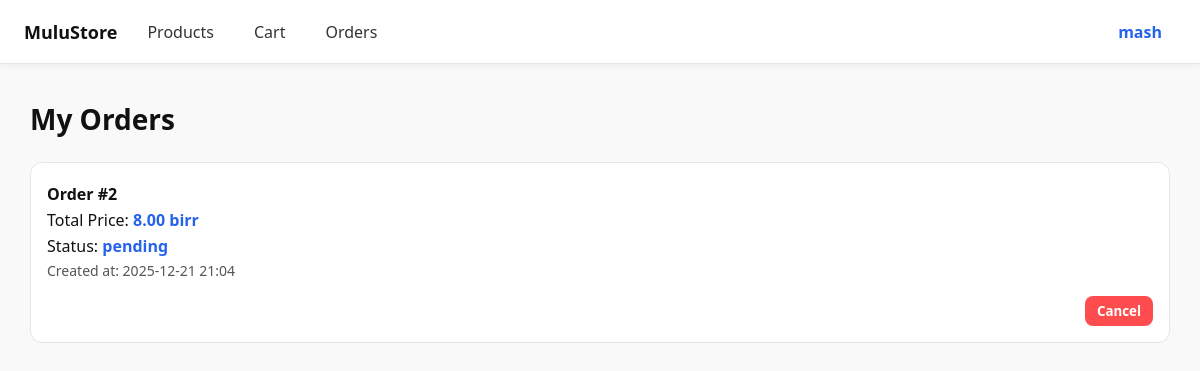
The app's page /order/list/ (signed in), older data.
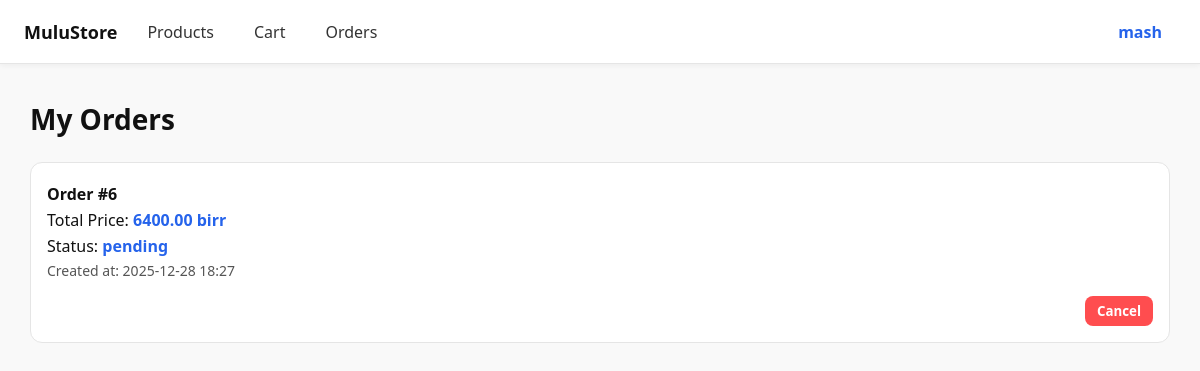
The same page, newer data.
### commerce/models.py (models this page shows, shortened)
class Order(models.Model):
    STATUS_OPTIONS = [
        ("pending","Pending"),
        ("processing", "Processing"),
        ("shipped", "Shipped"),
        ("delivered", "Delivered"),
        ("cancelled", "Cancelled"),
    ]
    user = models.ForeignKey(settings.AUTH_USER_MODEL, on_delete=models.CASCADE, related_name="orders")
    total_price = models.DecimalField(max_digits=10, decimal_places=2, default=0.00)
    status = models.CharField(max_length=20, choices=STATUS_OPTIONS, default="pending")
    created_at = models.DateTimeField(auto_now_add=True)
    updated_at = models.DateTimeField(auto_now=True)

### commerce/views.py (the view)
# urls.py: path("order/list/", ViewOrders.as_view(), name="order_list"),
class ViewOrders(LoginRequiredMixin, View):
    def get(self, request):
        orders = Order.objects.filter(user=request.user)
        return render(request, "order_list.html", {"orders": orders})

### commerce/templates/order_list.html (shortened to what this page needs)
{% extends "base.html" %}
{% load static %}
{% block content %}
<link rel="stylesheet" href="{% static 'css/orders.css' %}">
<h2 class="page-title">My Orders</h2>
{% if orders %}
<div class="orders-grid">
    {% for order in orders %}
    <div class="order-card">
        <a href="{% url 'order_items' order.id %}" class="order-link">
            <div class="order-info">
                <p class="order-id">Order #{{ order.id }}</p>
                <p class="order-total">Total Price: <span>{{ order.total_price }} birr</span></p>
                <p class="order-status">Status: <span>{{ order.status }}</span></p>
                <p class="order-date">Created at: {{ order.created_at|date:"Y-m-d H:i" }}</p>
            </div>
        </a>
        <form action="{% url 'cancel_order' order.id %}" method="post" class="order-actions">
            <button type="submit" class="btn btn-danger">Cancel</button>
        </form>
    </div>
    {% endfor %}
</div>
{% else %}
<p class="empty-orders">You have no orders yet.</p>
{% endif %}
{% endblock %}

Row changes from the older to the newer data that the page shows:
removed Order: id "2", total_price "8.00", status "pending", created_at "2025-12-21 21:04"
added Order: id "6", total_price "6400.00", status "pending", created_at "2025-12-28 18:27"
